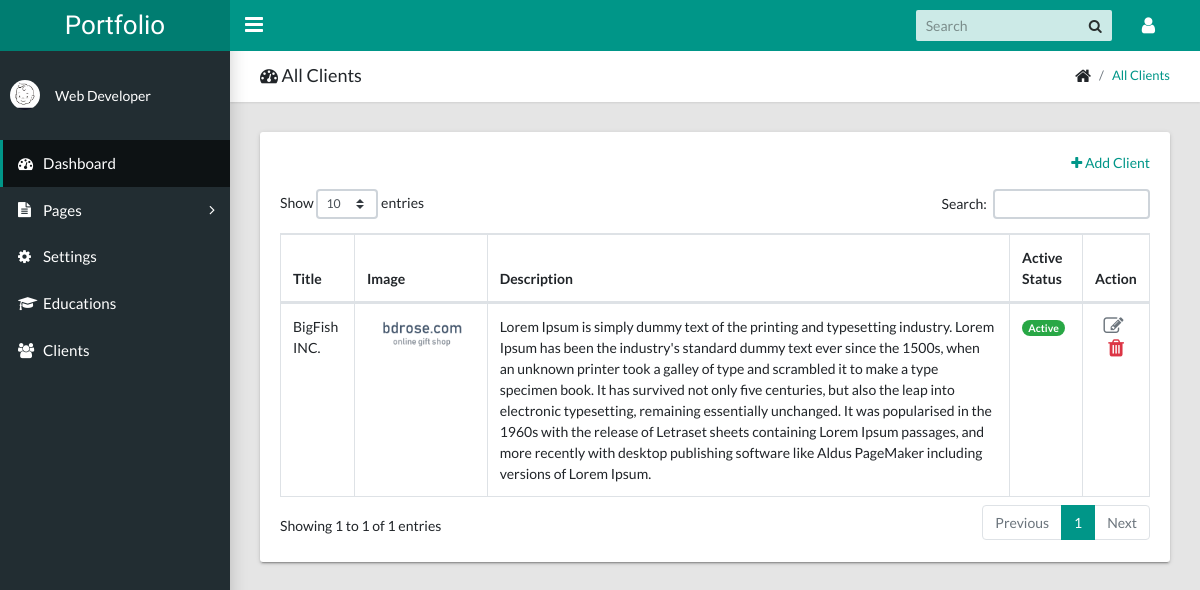
The page /systemcontrol/client.php (signed in) on the database its author committed.
### tables this page shows
CREATE TABLE `profiles` (
  `id` int(191) NOT NULL,
  `user_id` int(191) NOT NULL,
  `phone` varchar(191) DEFAULT NULL,
  `about` longtext,
  `address` longtext,
  `avatar` varchar(191) DEFAULT 'default.png'
);

CREATE TABLE `clients` (
  `id` int(191) NOT NULL,
  `user_id` int(191) NOT NULL,
  `title` varchar(191) NOT NULL,
  `image` varchar(191) DEFAULT NULL,
  `description` longtext,
  `active_status` enum('0','1') NOT NULL DEFAULT '1'
);

### core/Database.php (called while the page is built, shortened)
<?php
Class Database{
	 public $host   = DB_HOST;
	 public $user   = DB_USER;
	 public $pass   = DB_PASS;
	 public $dbname = DB_NAME;
	 public $link;
	private function connectDB(){
	 $this->link = new mysqli($this->host, $this->user, $this->pass,
	  $this->dbname);
	 }
	public function select($query){
	  $result = $this->link->query($query) or
	   die($this->link->error.__LINE__);
	  if($result->num_rows > 0){
		return $result;
	  } else {
		return false;
	  }
	 }
}
?>

### core/SessionUser.php (called while the page is built, shortened)
<?php
class SessionUser{
 public static function getUser($key){
  if (isset($_SESSION[$key])) {
   return $_SESSION[$key];
  } else {
   return false;
  }
 }
}
?>

### core/Helper.php (called while the page is built, shortened)
<?php
class Helper{
    private $db;
    public function __construct()
    {
        $this->db = new Database();
    }
	public function getAvatar($user_id)
	{
		$query = "SELECT * FROM profiles WHERE user_id = '$user_id'";
        $result= $this->db->select($query);
        if($result){
			$userData = $result->fetch_assoc();
			$avatar = $userData['avatar'];
			return $avatar;
		}else{
			$avatar = 'default.png';
			return $avatar;
		}
	}
}

### class/Client.php (called while the page is built, shortened)
<?php
class  Client{
    private $db;
    public function __construct()
    {
        $this->db = new Database();
    }
    public function getAllclient()
    {
        $user_id = SessionUser::getUser('user_id');
        $query = "SELECT * FROM `clients` WHERE `user_id` = '$user_id' ORDER BY `id` DESC";
        $result = $this->db->select($query);
        return $result;
    }
}

### systemcontrol/client.php (the view, shortened to what this page needs)
<?php include_once("inc/header.php");?>
  <body class="app sidebar-mini">
    <?php include_once('inc/navbar.php'); ?>
    <?php include_once('inc/sidebar.php'); ?>
    <main class="app-content">
      <div class="app-title">
        <div>
          <h1><i class="fa fa-dashboard"></i> All Clients</h1>
        </div>
        <ul class="app-breadcrumb breadcrumb">
          <li class="breadcrumb-item"><i class="fa fa-home fa-lg"></i></li>
          <li class="breadcrumb-item"><a href="#">All Clients</a></li>
        </ul>
      </div>
      <div class="row">
        <div class="col-md-12">
          <div class="tile">
          <div class="tile-body">
              <div class="action-div clearfix mb-3">
                  <a href="client_create.php" class="float-right" style="text-decoration: none;"><i class="fa fa-plus" aria-hidden="true"></i> Add Client</a>
              </div>
              <div class="table-responsive">
                <table class="table table-hover table-bordered" id="clientTable">
                  <thead>
                    <tr>
                      <th>Title</th>
                      <th>Image</th>
                      <th>Description</th>
                      <th>Active Status</th>
                      <th>Action</th>
                    </tr>
                  </thead>
                  <tbody>
                    <?php
                      $getClient = $clients->getAllClient();
                      if($getClient != NULL){
                        while($data = $getClient->fetch_assoc()){
                    ?>
                          <tr>
                            <td><?php echo $data['title']; ?></td>
                            <td>
                              <img src="assets/img/clients/<?php echo $data['image']; ?>" class="img-fluid" alt="">
                            </td>
                            <td>
                              <?php echo $data['description']; ?>
                            </td>
                            <td>
                              <?php
                                if($data['active_status'] == 1)
                                {
                                  echo "<span class='badge badge-pill badge-success'>Active</span>";
                                }else{
                                  echo "<span class='badge badge-pill badge-danger'>Inactive</span>";
                                }
                              ?>
                            </td>
                            <td class="text-center">
                                <a href="client_edit.php?id=<?php echo $data['id']; ?>" class="edit-link">
                                    <i class="fa fa-pencil-square-o" aria-hidden="true"></i>
                                </a>
                                <a href="?id=<?php echo $data['id']; ?>" class="delete-link d-inline-block border-0">
                                    <i class="fa fa-trash" aria-hidden="true"></i>
                                </a>
                            </td>
                          </tr>
                    <?php
                        }
                      }
                    ?>
                  </tbody>
                </table>
              </div>
            </div>
          </div>
        </div>
      </div>
    </main>
  </body>
</html>

### systemcontrol/inc/sidebar.php (shortened to what this page needs)
<aside class="app-sidebar">
    <div class="app-sidebar__user">
        <img style="width:30px;" class="app-sidebar__user-avatar" src="../../systemcontrol/assets/img/avatars/<?php echo $helper->getAvatar(SessionUser::getUser('user_id'));?>" alt="User Image">
        <div>
            <p class="app-sidebar__user-designation">Web Developer</p>
        </div>
    </div>
    <ul class="app-menu">
        <li><a class="app-menu__item active" href="../../systemcontrol/dashboard.php"><i class="app-menu__icon fa fa-dashboard"></i><span class="app-menu__label">Dashboard</span></a></li>
        <li class="treeview"><a class="app-menu__item" href="#" data-toggle="treeview"><i class="app-menu__icon fa fa-file-text"></i><span class="app-menu__label">Pages</span><i class="treeview-indicator fa fa-angle-right"></i></a>
        </li>
        <li><a class="app-menu__item" href="../../systemcontrol/settings.php"><i class="app-menu__icon fa fa-cog"></i><span class="app-menu__label">Settings</span></a></li>
        <li><a class="app-menu__item" href="../../systemcontrol/education.php"><i class="app-menu__icon fa fa-graduation-cap"></i><span class="app-menu__label">Educations</span></a></li>
        <li><a class="app-menu__item" href="../../systemcontrol/client.php"><i class="app-menu__icon fa fa-users"></i><span class="app-menu__label">Clients</span></a></li>
    </ul>
</aside>

### systemcontrol/assets/css/style.css (style rules this page uses)
.app-title { padding: 15px 30px!important; }
.app-title h1 { font-size: 18px!important; }
.edit-link, .delete-link { text-decoration: none!important; }
.edit-link i { color: #6c757d; font-size: 20px; margin-right: 5px; }
.delete-link i { color: #dc3545; font-size: 20px; }

### rows shown on the page
profiles: avatar (picture)
clients: title "BigFish INC.", image (picture), description "Lorem Ipsum is simply dummy text of the printing and typesetting industry. Lorem Ipsum has been the industry's standard dummy text ever since the 1500s, when an unknown printer took a galley of type and scrambled it to make a type specimen book. It has survived not only five centuries, but also the leap into electronic typesetting, remaining essentially unchanged. It was popularised in the 1960s with the release of Letraset sheets containing Lorem Ipsum passages, and more recently with desktop publishing software like Aldus PageMaker including versions of Lorem Ipsum.", active_status "Active"
